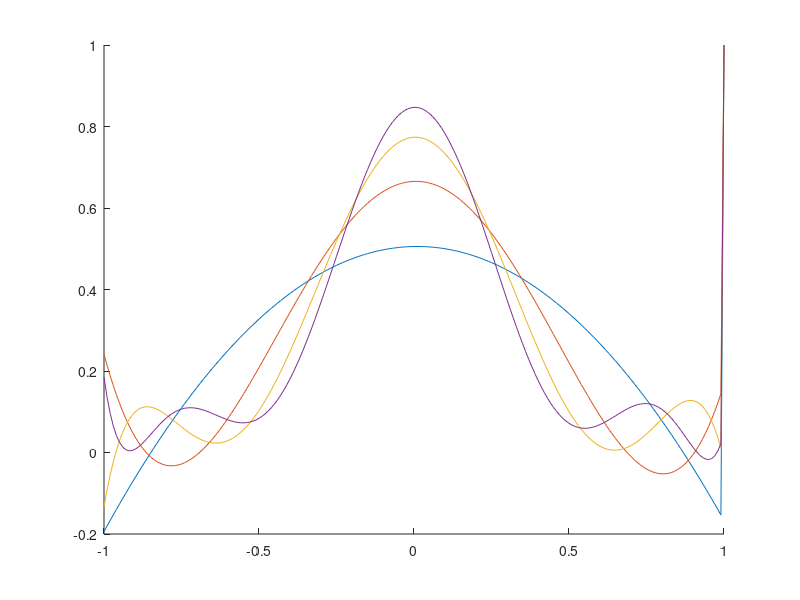

Reproduce this figure in MATLAB.
clear; close all; clc

F = @(x)(1/(1 + 25*x^2));

a = -1;
b = 1;

% for i=1:4
%     n = 2*i;
%     punts = zeros(1, n+1);
%     for j=1:(n+1)
%         punts(j) = 
%     end
%     
% end

% 2. Mínims quadrats

px = [a:(b-a)/200:b]; %200 subintervals a l'interval

figure(2);
hold on;
n = 100;
for i=1:4
    m = 2*i;
    x = zeros(1, n+1);
    for j=1:(n+1)
        x(j) = a + j*(b-a)/n;
    end
    
    y = zeros(1, n+1);
    for j=1:(n+1)
        y(j) = F(x(j));
    end
    
    coeff = polyfit(x, y, m)
    
    py = px;
    for k = 1:200
        py(k) = polyval(coeff, px(k));
    end
    
    plot(px, py);
end
hold off;